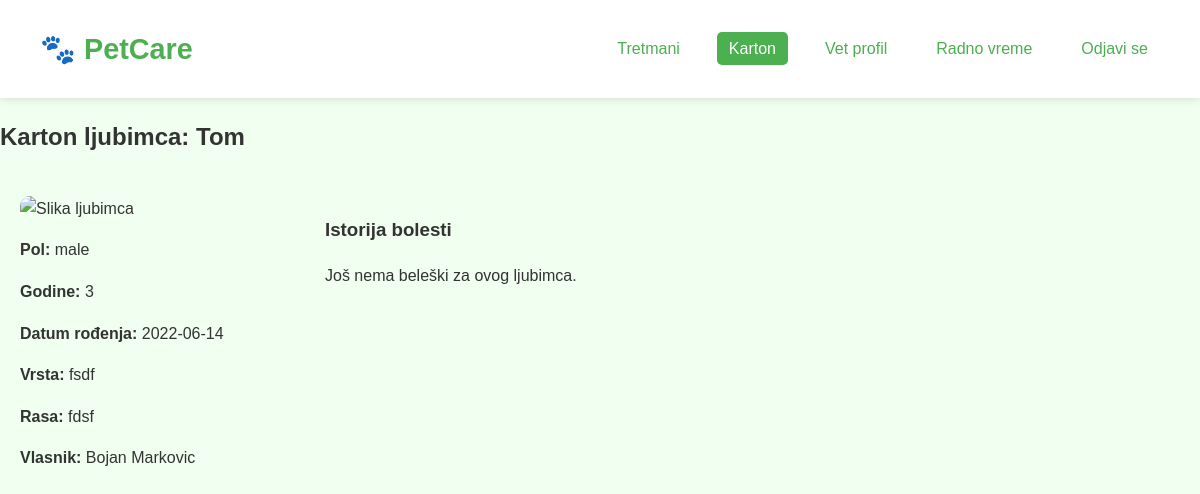
Page /vet_medical_record.php?pet_id=5 (signed in) on the earlier database version.
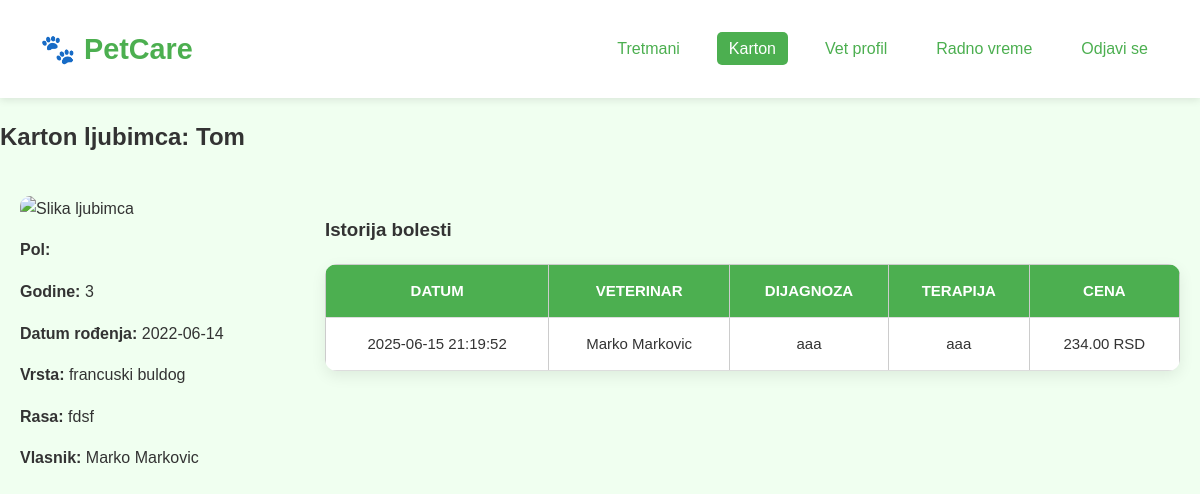
Same page on the later database version.
### tables this page shows
CREATE TABLE `pets` (
  `id` int(10) UNSIGNED NOT NULL,
  `name` varchar(100) NOT NULL,
  `age` int(11) DEFAULT NULL,
  `birth_date` date DEFAULT NULL,
  `gender` enum('male','female','unknown') DEFAULT 'unknown',
  `type_id` int(10) UNSIGNED DEFAULT NULL,
  `breed_id` int(10) UNSIGNED DEFAULT NULL,
  `owner_id` int(10) UNSIGNED DEFAULT NULL,
  `photo` varchar(255) DEFAULT NULL
);

CREATE TABLE `pet_types` (
  `id` int(10) UNSIGNED NOT NULL,
  `name` varchar(100) NOT NULL
);

CREATE TABLE `users` (
  `id` int(10) UNSIGNED NOT NULL,
  `first_name` varchar(100) NOT NULL,
  `last_name` varchar(100) NOT NULL,
  `email` varchar(255) NOT NULL,
  `password` varchar(255) NOT NULL,
  `phone_number` varchar(20) DEFAULT NULL,
  `address` text DEFAULT NULL,
  `active` tinyint(1) DEFAULT 1,
  `negative_points` int(10) UNSIGNED DEFAULT 0,
  `role_id` int(10) UNSIGNED DEFAULT NULL
);

CREATE TABLE `pet_breeds` (
  `id` int(10) UNSIGNED NOT NULL,
  `type_id` int(10) UNSIGNED NOT NULL,
  `name` varchar(100) NOT NULL
);

CREATE TABLE `medical_records` (
  `id` int(10) UNSIGNED NOT NULL,
  `appointment_id` int(10) UNSIGNED NOT NULL,
  `veterinarian_id` int(10) UNSIGNED NOT NULL,
  `pet_id` int(10) UNSIGNED NOT NULL,
  `diagnosis` text DEFAULT NULL,
  `treatment` text DEFAULT NULL,
  `price` decimal(10,2) NOT NULL CHECK (`price` >= 0),
  `created_at` datetime DEFAULT current_timestamp()
);

### functions.php (called while the page is built, shortened)
<?php
function get_pet_full_info(PDO $pdo, int $pet_id): ?array {
    $sql = "SELECT
                p.*,
                pt.name AS type_name,
                pb.name AS breed_name,
                po.id AS owner_id,
                u.first_name AS owner_first_name,
                u.last_name AS owner_last_name
            FROM pets p
            LEFT JOIN pet_types pt ON p.type_id = pt.id
            LEFT JOIN pet_breeds pb ON p.breed_id = pb.id
            LEFT JOIN pet_owners po ON p.owner_id = po.id
            LEFT JOIN users u ON po.user_id = u.id
            WHERE p.id = :pet_id
            LIMIT 1";
    $stmt = $pdo->prepare($sql);
    $stmt->execute(['pet_id' => $pet_id]);
    $pet = $stmt->fetch(PDO::FETCH_ASSOC);
    return $pet ?: null;
}
function get_medical_history_for_vet(PDO $pdo, int $pet_id, int $vet_id): array {
    $stmt = $pdo->prepare("
        SELECT mr.id, mr.diagnosis, mr.treatment, mr.price, mr.created_at,
               CONCAT(u.first_name, ' ', u.last_name) AS vet_name,
               mr.veterinarian_id AS vet_id
        FROM medical_records mr
        JOIN veterinarians v ON mr.veterinarian_id = v.id
        JOIN users u ON v.user_id = u.id
        WHERE mr.pet_id = ?
        ORDER BY mr.created_at DESC
    ");
    $stmt->execute([$pet_id]);
    return $stmt->fetchAll(PDO::FETCH_ASSOC);
}

### vet_medical_record.php (the view, shortened to what this page needs)
<?php
require_once 'functions.php';
$pet_id = (int)$_GET['pet_id'];
$vet_id = $_SESSION['vet_id'];
$pet = get_pet_full_info($pdo, $pet_id);
$records = get_medical_history_for_vet($pdo, $pet_id, $vet_id);
$defaultPhoto = 'images/default.jpg';
$imgSrc = $defaultPhoto;
?>
<!DOCTYPE html>
<html lang="sr">
<head>
    <link rel="stylesheet" href="css/css.css" />
</head>
<body>
<header>
    <div class="logo">🐾 PetCare</div>
    <nav>
        <ul>
            <li><a href="vet_treatments_info.php">Tretmani</a></li>
            <li><a href="vet_electronic_card.php" class="active">Karton</a></li>
            <li><a href="vet_profile.php">Vet profil</a></li>
            <li><a href="vet_schedule.php">Radno vreme</a></li>
            <li><a href="logout.php">Odjavi se</a></li>
        </ul>
    </nav>
</header>
<h2>Karton ljubimca: <?= htmlspecialchars($pet['name']) ?></h2>
<div class="container">
    <div class="left">
        <img src="<?= htmlspecialchars($imgSrc) ?>" alt="Slika ljubimca" />
        <p><strong>Pol:</strong> <?= htmlspecialchars($pet['gender']) ?></p>
        <p><strong>Godine:</strong> <?= htmlspecialchars($pet['age']) ?></p>
        <p><strong>Datum rođenja:</strong> <?= htmlspecialchars($pet['birth_date']) ?></p>
        <p><strong>Vrsta:</strong> <?= htmlspecialchars($pet['type_name']) ?></p>
        <p><strong>Rasa:</strong> <?= htmlspecialchars($pet['breed_name']) ?></p>
        <p><strong>Vlasnik:</strong> <?= htmlspecialchars($pet['owner_first_name'] . ' ' . $pet['owner_last_name']) ?></p>
    </div>
    <div class="right">
        <h3>Istorija bolesti</h3>
        <?php if ($records): ?>
            <table>
                <thead>
                <tr>
                    <th>Datum</th>
                    <th>Veterinar</th>
                    <th>Dijagnoza</th>
                    <th>Terapija</th>
                    <th>Cena</th>
                </tr>
                </thead>
                <tbody>
                <?php foreach ($records as $r): ?>
                    <tr>
                        <td><?= htmlspecialchars($r['created_at']) ?></td>
                        <td><?= htmlspecialchars($r['vet_name']) ?></td>
                        <td><?= htmlspecialchars($r['diagnosis']) ?></td>
                        <td><?= htmlspecialchars($r['treatment']) ?></td>
                        <td><?= number_format($r['price'], 2) ?> RSD</td>
                    </tr>
                <?php endforeach; ?>
                </tbody>
            </table>
        <?php else: ?>
            <p>Još nema beleški za ovog ljubimca.</p>
        <?php endif; ?>
    </div>
</div>
</body>
</html>

Differences in the rows shown:
changed pets "Tom": type.name "fsdf" → "francuski buldog"; users.first_name+last_name "Bojan Markovic" → "Marko Markovic"; gender "male" → (not shown)
added medical_records: created_at "2025-06-15 21:19:52", vet_name "Marko Markovic", diagnosis "aaa", treatment "aaa", price "234.00"
Other differences:
text no longer shown: "Još nema beleški za ovog ljubimca."
text now shown: "DATUM VETERINAR DIJAGNOZA TERAPIJA CENA"
